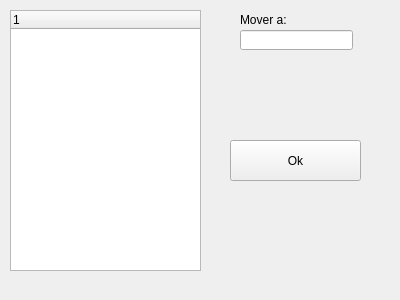
<?xml version="1.0" encoding="UTF-8"?>
<ui version="4.0">
 <class>Form</class>
 <widget class="QWidget" name="Form">
  <property name="geometry">
   <rect>
    <x>0</x>
    <y>0</y>
    <width>400</width>
    <height>300</height>
   </rect>
  </property>
  <property name="windowTitle">
   <string>Form</string>
  </property>
  <widget class="QTreeWidget" name="treeView">
   <property name="geometry">
    <rect>
     <x>10</x>
     <y>10</y>
     <width>191</width>
     <height>261</height>
    </rect>
   </property>
   <property name="editTriggers">
    <set>QAbstractItemView::DoubleClicked|QAbstractItemView::EditKeyPressed|QAbstractItemView::SelectedClicked</set>
   </property>
   <property name="selectionBehavior">
    <enum>QAbstractItemView::SelectItems</enum>
   </property>
   <column>
    <property name="text">
     <string notr="true">1</string>
    </property>
   </column>
  </widget>
  <widget class="QLineEdit" name="label3">
   <property name="geometry">
    <rect>
     <x>240</x>
     <y>30</y>
     <width>113</width>
     <height>20</height>
    </rect>
   </property>
  </widget>
  <widget class="QPushButton" name="okButton">
   <property name="geometry">
    <rect>
     <x>230</x>
     <y>140</y>
     <width>131</width>
     <height>41</height>
    </rect>
   </property>
   <property name="text">
    <string>Ok</string>
   </property>
   <property name="flat">
    <bool>false</bool>
   </property>
  </widget>
  <widget class="QLabel" name="label_4">
   <property name="geometry">
    <rect>
     <x>240</x>
     <y>10</y>
     <width>111</width>
     <height>20</height>
    </rect>
   </property>
   <property name="text">
    <string>Mover a:</string>
   </property>
  </widget>
 </widget>
 <resources/>
 <connections/>
</ui>
